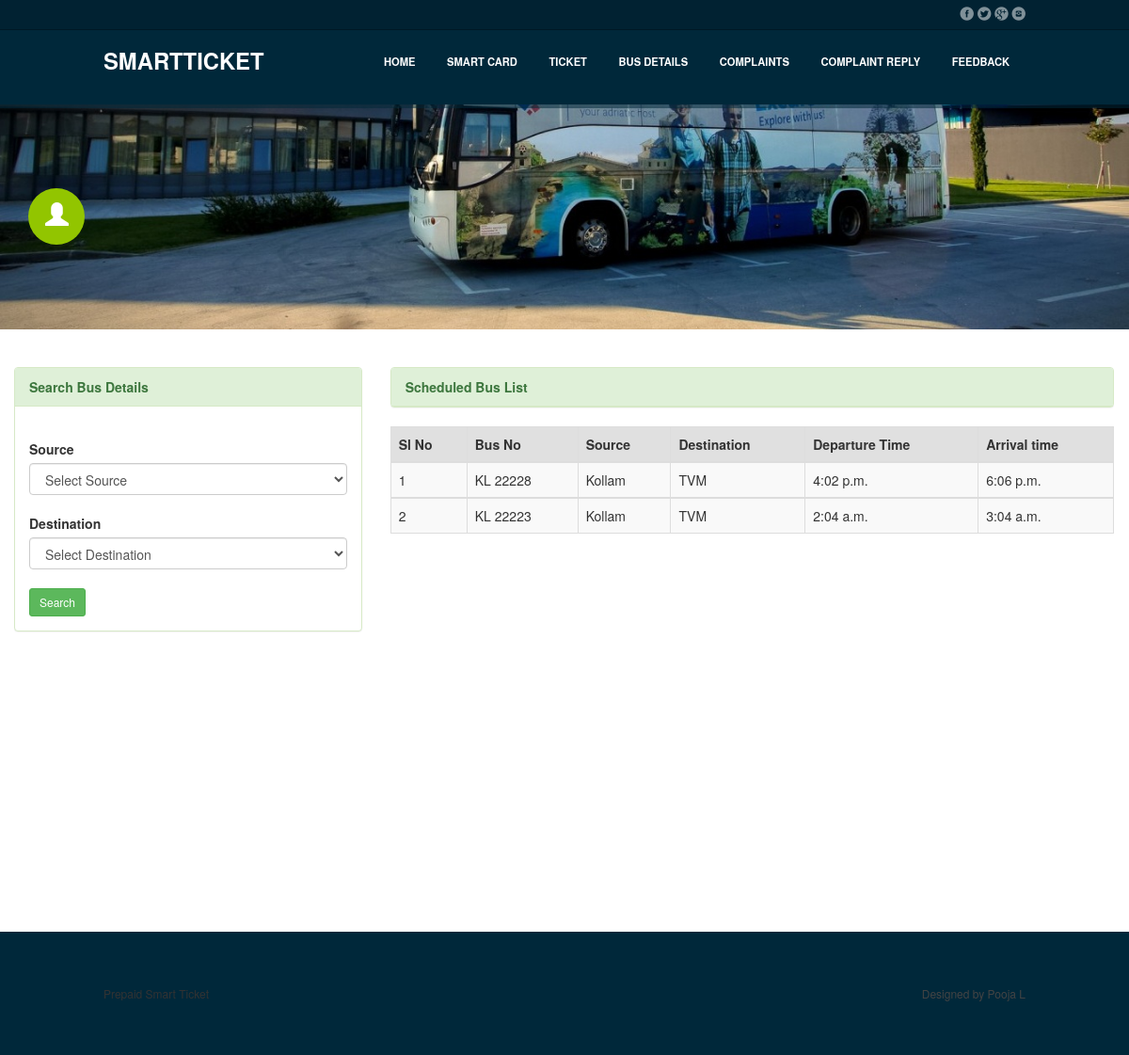
Page /user/user_view_schedule1/6 on the committed database.
### smart_ticket_app/models.py (models this page shows)
class tbl_bus(models.Model):
    bus_no=models.CharField(max_length=25,verbose_name="Bus No")
    bus_type_id=models.ForeignKey(tbl_bustype,on_delete=models.CASCADE)
    Source=models.CharField(max_length=25,verbose_name="Bus Starting Point")
    Destination=models.CharField(max_length=25,verbose_name="Bus Ending Point")
    Start_time=models.TimeField()
    End_time=models.TimeField()
    schedule_id=models.ForeignKey(tbl_schedule,on_delete=models.CASCADE,null=True)
    bus_image=models.FileField(upload_to='media')

### smart_ticket_app/views.py (the view)
# urls.py: path('user/user_view_schedule1/<int:vid>',views.user_view_schedule1,name='user_view_schedule1'),
def user_view_schedule1(request,vid):
     x =tbl_bus.objects.filter(schedule_id_id=vid).all()
     return render(request,'user/user_view_schedule1.html',{'x':x})

### smart_ticket_app/templates/user/user_view_schedule1.html (shortened to what this page needs)
{% include 'user/u_header.html' %}
{% include 'user/sidebar.html' %}
<div class="col-md-8">
    <div class="panel panel-success">
                        <div class="panel-heading"><b>
                         Scheduled   Bus List</b>
                        </div>
                                   </div>
                            <div>
                                <table id="example1" class="table table-bordered table-striped">
                                    <thead>
                                        <tr>
                                            <th>Sl No</th>
                                            <th>Bus No</th>
                                            <th>Source</th>
                                            <th>Destination</th>
                                            <th>Departure Time</th>
                                            <th>Arrival time</th>
                                        </tr>
                                    </thead>
                                    {% for i in x %}
                                    <tbody>
                                        <tr>
                                            <td>{{forloop.counter}}</td>
                                            <td>{{ i.bus_no }}</td>
                                            <td>{{i.Source}}</td>
                                            <td>{{i.Destination}}</td>
                                            <td>{{i.Start_time}}</td>
                                            <td>{{i.End_time}}</td>
                                        {% endfor %}
                                    </tr>
                                    </tbody>
                                    </table></div></div></div></div>
                                    </div></div></div></div>
            {% include 'user/u_footer.html' %}

### smart_ticket_app/static/user/css/responsee.css (style rules this page uses)
* { -webkit-box-sizing:border-box; -moz-box-sizing:border-box; box-sizing:border-box; margin:0; }
body { background:none repeat scroll 0 0 #d3d3d3; font-size:100%; font-family:"Open Sans",Arial,sans-serif; color:#444; }
table { background:none repeat scroll 0 0 #fff; border:1px solid #D0D0D0; border-collapse:collapse; border-spacing:0; text-align:left; width:100%; }
table tr td, table tr th { padding:0.625em; }
table tfoot, table thead { background:none repeat scroll 0 0 #e0e0e0; }
th { border-right:1px solid #fff; }
td { border-right:1px solid #e0e0e0; }

### rows in the picture
tbl_bus: bus_no "KL 22228", Source "Kollam", Destination "TVM", Start_time "4:02 p.m.", End_time "6:06 p.m."
tbl_bus: bus_no "KL 22223", Source "Kollam", Destination "TVM", Start_time "2:04 a.m.", End_time "3:04 a.m."
